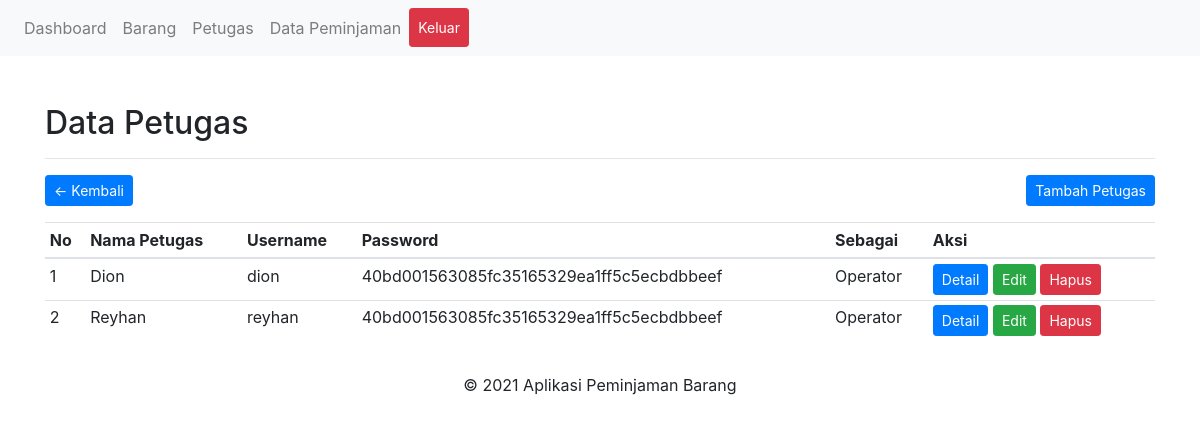
The app's page /admin/data-petugas.php (signed in) with its own data.
### tables this page shows
CREATE TABLE `users` (
  `id_user` int(11) NOT NULL,
  `nama` varchar(50) NOT NULL,
  `username` varchar(30) NOT NULL,
  `password` varchar(100) NOT NULL,
  `id_level` enum('1','2') NOT NULL
);

### admin/includes/petugas.php (the view)
<div class="container mt-5">
	<h2>Data Petugas</h2>
	<hr>
	<a href="index.php" class="btn btn-primary btn-sm float-left">&larr; Kembali</a>
	<a href="?h=tambah-petugas" class="btn btn-primary btn-sm float-right">Tambah Petugas</a>
	<div class="clearfix"></div>
	<table class="table table-sm mt-3">
		<thead>
			<tr>
				<th>No</th>
				<th>Nama Petugas</th>
				<th>Username</th>
				<th>Password</th>
				<th>Sebagai</th>
				<th>Aksi</th>
			</tr>
		</thead>
		<tbody>
			<?php foreach ($data as $r): $r['id_level'] == 2 ? $sebagai = "Operator" : $sebagai = "Admin"; ?>
			<tr>
				<td><?= $no++ ?></td>
				<td><?= $r['nama']; ?></td>
				<td><?= $r['username']; ?></td>
				<td><?= $r['password']; ?></td>
				<td><?= $sebagai; ?></td>
				<td>
					<div class="d-inline">
						<a href="?h=detail-petugas&id=<?= $r['id_user']; ?>" class="btn btn-primary btn-sm">Detail</a>
						<a href="?h=edit-petugas&id=<?= $r['id_user']; ?>" class="btn btn-success btn-sm">Edit</a>
						<a href="?h=hapus-petugas&id=<?= $r['id_user']; ?>" class="btn btn-danger btn-sm" onclick="return confirm('Hapus data ini?')">Hapus</a>
					</div>
				</td>
			</tr>
			<?php endforeach ?>
		</tbody>
	</table>
</div>

### records on screen
users: nama "Dion", username "dion", password "40bd001563085fc35165329ea1ff5c5ecbdbbeef", sebagai "Operator"
users: nama "Reyhan", username "reyhan", password "40bd001563085fc35165329ea1ff5c5ecbdbbeef", sebagai "Operator"
